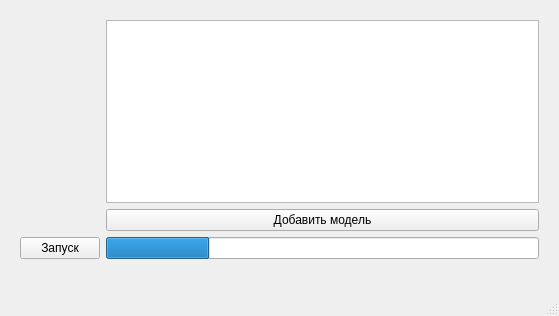
<?xml version="1.0" encoding="UTF-8"?>
<ui version="4.0">
 <class>MainWindow</class>
 <widget class="QMainWindow" name="MainWindow">
  <property name="enabled">
   <bool>true</bool>
  </property>
  <property name="geometry">
   <rect>
    <x>0</x>
    <y>0</y>
    <width>559</width>
    <height>316</height>
   </rect>
  </property>
  <property name="contextMenuPolicy">
   <enum>Qt::DefaultContextMenu</enum>
  </property>
  <property name="windowTitle">
   <string>MainWindow</string>
  </property>
  <property name="toolButtonStyle">
   <enum>Qt::ToolButtonIconOnly</enum>
  </property>
  <widget class="QWidget" name="centralWidget">
   <widget class="QWidget" name="gridLayoutWidget">
    <property name="geometry">
     <rect>
      <x>9</x>
      <y>9</y>
      <width>541</width>
      <height>261</height>
     </rect>
    </property>
    <layout class="QGridLayout" name="gridLayout">
     <item row="2" column="0">
      <widget class="QPushButton" name="runButton">
       <property name="text">
        <string>Запуск</string>
       </property>
      </widget>
     </item>
     <item row="0" column="1">
      <widget class="QTableWidget" name="filesTable"/>
     </item>
     <item row="1" column="1">
      <widget class="QPushButton" name="addModelButton">
       <property name="text">
        <string>Добавить модель</string>
       </property>
      </widget>
     </item>
     <item row="2" column="1">
      <widget class="QProgressBar" name="progressBar">
       <property name="enabled">
        <bool>true</bool>
       </property>
       <property name="value">
        <number>24</number>
       </property>
       <property name="textVisible">
        <bool>false</bool>
       </property>
      </widget>
     </item>
    </layout>
   </widget>
   <zorder>gridLayoutWidget</zorder>
   <zorder>progressBar</zorder>
  </widget>
  <widget class="QMenuBar" name="menuBar">
   <property name="geometry">
    <rect>
     <x>0</x>
     <y>0</y>
     <width>559</width>
     <height>21</height>
    </rect>
   </property>
  </widget>
  <widget class="QStatusBar" name="statusBar"/>
 </widget>
 <layoutdefault spacing="6" margin="11"/>
 <resources/>
 <connections/>
</ui>
